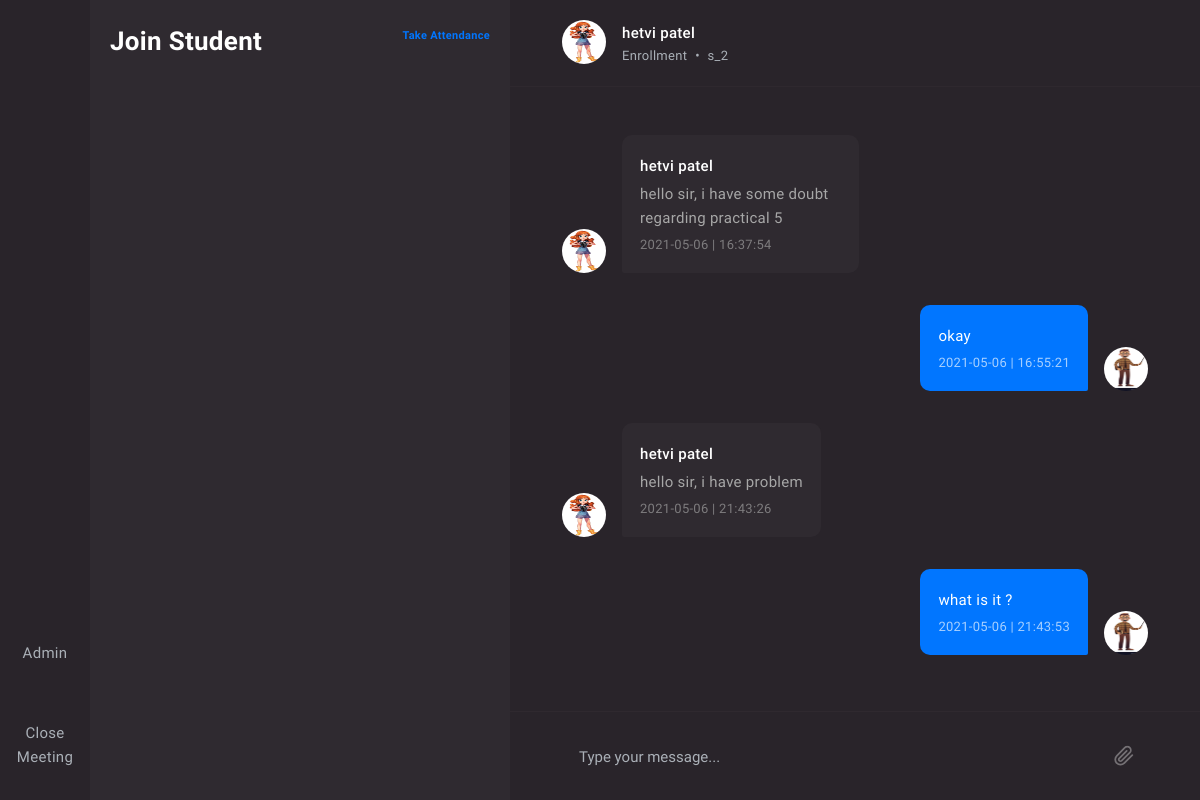
Screenshot of /faculty/dash/chat.php?stuid=4 (signed in) with the database file from the repository.
### tables this page shows
CREATE TABLE `student_details` (
  `stu_id` int(11) NOT NULL,
  `stu_fname` varchar(20) NOT NULL,
  `stu_lname` varchar(20) NOT NULL,
  `stu_photo` varchar(500) NOT NULL,
  `stu_number` varchar(10) NOT NULL,
  `stu_mail` varchar(30) NOT NULL,
  `course_id` varchar(10) NOT NULL,
  `sem_id` varchar(10) NOT NULL,
  `stu_pass` varchar(30) NOT NULL,
  `stu_enrol` varchar(30) NOT NULL,
  `login` varchar(10) NOT NULL
);

CREATE TABLE `chat_stu_fac` (
  `chat_f_id` int(11) NOT NULL,
  `msg_sender` varchar(10) NOT NULL,
  `fac_id` varchar(10) NOT NULL,
  `stu_id` varchar(10) NOT NULL,
  `msg_type` varchar(10) NOT NULL,
  `chat_msg` varchar(500) NOT NULL,
  `seen` varchar(10) NOT NULL,
  `date` date NOT NULL,
  `time` time NOT NULL
);

CREATE TABLE `faculty_details` (
  `fac_id` int(11) NOT NULL,
  `fac_fname` varchar(20) NOT NULL,
  `fac_lname` varchar(20) NOT NULL,
  `fac_photo` varchar(500) NOT NULL,
  `fac_mail` varchar(30) NOT NULL,
  `fac_number` varchar(10) NOT NULL,
  `fac_pass` varchar(30) NOT NULL,
  `fac_enrol` varchar(30) NOT NULL,
  `login` varchar(10) NOT NULL
);

### faculty/dash/chat.php (the view, shortened to what this page needs)
<?php
	include("header.php");
    $stu_id = $_GET["stuid"];
?>
<?php
$qes="Select * from student_details where stu_id = '$stu_id'";
$qry1=$conn->query($qes);
$res=$qry1->fetch_assoc();
$name = $res["stu_fname"]." ".$res["stu_lname"];
$stu_photo = $res["stu_photo"];
$stu_enro = $res["stu_enrol"];
?>
            <div class="main main-visible" data-mobile-height="">
                <div id="chat-1" class="chat dropzone-form-js" data-dz-url="some.html">
                    <div class="chat-body">
                        <div class="chat-header border-bottom py-4 py-lg-6 px-lg-8">
                            <div class="container-xxl">
                                <div class="row align-items-center">
                                    <div class="col-6 col-xl-6">
                                        <div class="media text-center text-xl-left">
                                            <div class="avatar avatar-sm d-none d-xl-inline-block mr-5">
                                                <img src="../../photo/stu/<?php echo $stu_photo;?>" class="avatar-img" alt="">
                                            </div>
                                            <div class="media-body align-self-center text-truncate">
                                                <h6 class="text-truncate mb-n1"><?php echo $name;?></h6>
                                                <small class="text-muted">Enrollment</small>
                                                <small class="text-muted mx-2"> • </small>
                                                <small class="text-muted"><?php echo $stu_enro;?></small>
                                            </div>
                                        </div>
                                    </div>
                                </div>
                            </div>
                        </div>
                        <div class="chat-content px-lg-8">
                            <div class="container-xxl py-6 py-lg-10">
<div id="chat_reload">
<?php
$qes123="Select * from chat_stu_fac where stu_id = '$stu_id' and fac_id = '$fac_id' ";
$qry123=$conn->query($qes123);
while($res123=$qry123->fetch_assoc())
{
    $sender = $res123["msg_sender"];
    $chat = $res123["chat_msg"];
    if ($sender=="s")
    {
?>
                                <div class="message">
                                    <a class="avatar avatar-sm mr-4 mr-lg-5" data-chat-sidebar-toggle="#chat-1-user-profile">
                                        <img class="avatar-img" src="../../photo/stu/<?php echo $stu_photo;?>" alt="">
                                    </a>
                                    <div class="message-body">
                                        <div class="message-row">
                                            <div class="d-flex align-items-center">
                                                <div class="message-content bg-light">
                                                    <h6 class="mb-2"><?php echo $name;?></h6>
                                                    <div><?php echo $chat;?></div>
                                                    <div class="mt-1">
                                                        <small class="opacity-65"><?php echo $res123["date"]." | ".$res123["time"];?></small>
                                                    </div>
                                                </div>
                                                <div class="dropdown">
                                                    <a class="text-muted opacity-60 ml-3" href="#" data-toggle="dropdown" aria-haspopup="true" aria-expanded="false">
                                                        <i class="fe-more-vertical"></i>
                                                    </a>
                                                </div>
                                            </div>
                                        </div>
                                    </div>
                                </div>
<?php
    }
    elseif ($sender=="f")
    {
?>
                                <div class="message message-right">
                                    <div class="avatar avatar-sm ml-4 ml-lg-5 d-none d-lg-block">
                                        <img class="avatar-img" src="../../photo/fac/<?php echo $photo;?>" alt="">
                                    </div>
                                    <div class="message-body">
                                        <div class="message-row">
                                            <div class="d-flex align-items-center justify-content-end">
                                                <div class="dropdown">
                                                    <a class="text-muted opacity-60 mr-3" data-toggle="dropdown" aria-haspopup="true" aria-expanded="false">
                                                        <i class="fe-more-vertical"></i>
                                                    </a>
                                                </div>
                                                <div class="message-content bg-primary text-white">
                                                    <div><?php echo $chat;?></div>
                                                    <div class="mt-1">
                                                        <small class="opacity-65"><?php echo $res123["date"]." | ".$res123["time"];?></small>
                                                    </div>
                                                </div>
                                            </div>
                                        </div>
                                    </div>
                                </div>
<?php
    }
    else
    {
        echo "worng data in tables";
    }
}
?>
</div>
                            </div>
                        </div>
                        <div class="chat-files hide-scrollbar px-lg-8">
                        </div>
                        <div class="chat-footer border-top py-4 py-lg-6 px-lg-8">
                            <div class="container-xxl">
                                <form id="chat-id-1-form" method="post">
                                    <div class="form-row align-items-center">
                                        <div class="col">
                                            <div class="input-group">
                                                <input type="text" id="chat-id-1-input" class="form-control bg-transparent border-0" placeholder="Type your message..." rows="1" data-autosize="true" name="msg_send_textbox" required>
                                                <div class="input-group-append">
                                                    <button class="btn btn-ico btn-secondary btn-minimal bg-transparent border-0" type="button" data-emoji-btn="">
                                                    </button>
                                                </div>
                                                <div class="input-group-append">
                                                    <button id="chat-upload-btn-1" class="btn btn-ico btn-secondary btn-minimal bg-transparent border-0 dropzone-button-js" type="button">
                                                        <img src="assets/images/paperclip.svg" data-inject-svg="" alt="">
                                                    </button>
                                                </div>
                                            </div>
                                        </div>
                                    </div>
                                </form>
                            </div>
                        </div>
                    </div>
                </div>
            </div>
<?php
	include("footer.php");
?>

### rows the page displays
student_details: stu_photo (picture), name "hetvi patel", stu_enrol "s_2"
chat_stu_fac: stu.stu_photo (picture), stu.stu_lname "hetvi patel", chat_msg "hello sir, i have some doubt regarding practical 5", date "2021-05-06", time "16:37:54"
chat_stu_fac: fac.fac_photo (picture), chat_msg "okay", date "2021-05-06", time "16:55:21"
chat_stu_fac: stu.stu_photo (picture), stu.stu_lname "hetvi patel", chat_msg "hello sir, i have problem", date "2021-05-06", time "21:43:26"
chat_stu_fac: fac.fac_photo (picture), chat_msg "what is it ?", date "2021-05-06", time "21:43:53"
